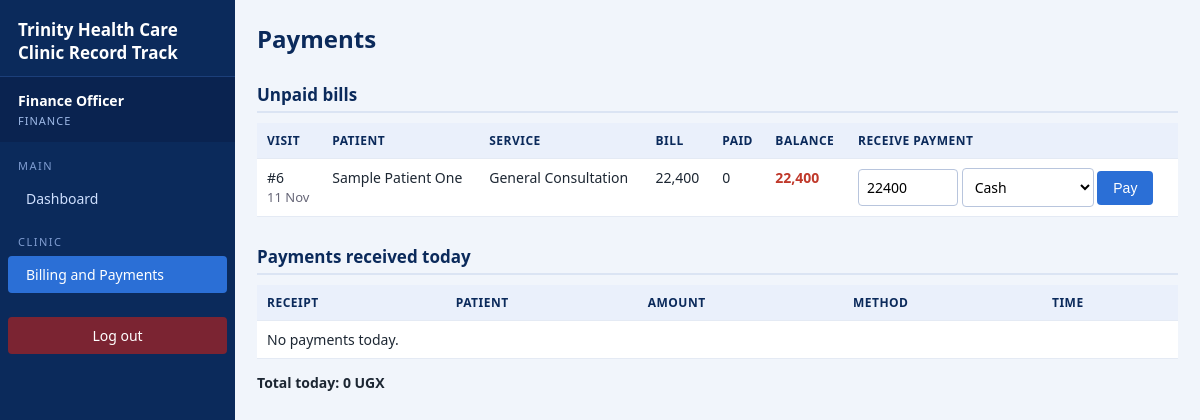
The app's page /payments.php (signed in) with its own data.
### tables this page shows
CREATE TABLE `visit` (
  `visit_id` int(11) NOT NULL,
  `patient_id` int(11) NOT NULL,
  `staff_id` int(11) NOT NULL,
  `service_id` int(11) NOT NULL,
  `visit_date` datetime DEFAULT current_timestamp(),
  `symptoms` text DEFAULT NULL,
  `diagnosis` text DEFAULT NULL,
  `next_visit_date` date DEFAULT NULL
);

CREATE TABLE `patient` (
  `patient_id` int(11) NOT NULL,
  `full_name` varchar(100) NOT NULL,
  `gender` enum('Female','Male') NOT NULL,
  `date_of_birth` date DEFAULT NULL,
  `phone` varchar(20) DEFAULT NULL,
  `address` varchar(150) DEFAULT NULL,
  `created_at` datetime DEFAULT current_timestamp()
);

CREATE TABLE `service` (
  `service_id` int(11) NOT NULL,
  `department_id` int(11) NOT NULL,
  `service_name` varchar(80) NOT NULL,
  `fee` decimal(10,0) NOT NULL
);

### includes/functions.php (called while the page is built, shortened)
<?php
function e($text) {
    return htmlspecialchars((string)$text, ENT_QUOTES, 'UTF-8');
}
function money($n) {
    return number_format((float)$n, 0) . ' UGX';
}
function visit_money($pdo, $visit_id) {
    $sql = "SELECT s.fee + COALESCE((SELECT SUM(pr.quantity * d.unit_price)
                                     FROM prescription pr
                                     JOIN drug d ON d.drug_id = pr.drug_id
                                     WHERE pr.visit_id = v.visit_id), 0) AS bill,
                   COALESCE((SELECT SUM(amount) FROM payment WHERE visit_id = v.visit_id), 0) AS paid
            FROM visit v
            JOIN service s ON s.service_id = v.service_id
            WHERE v.visit_id = ?";
    $stmt = $pdo->prepare($sql);
    $stmt->execute([$visit_id]);
    $row = $stmt->fetch();
    $row['balance'] = $row['bill'] - $row['paid'];
    return $row;
}

### payments.php (the view, shortened to what this page needs)
<?php
require_once __DIR__ . '/includes/auth.php';
$visits = $pdo->query("SELECT v.visit_id, v.visit_date, p.full_name, s.service_name
                       FROM visit v
                       JOIN patient p ON p.patient_id = v.patient_id
                       JOIN service s ON s.service_id = v.service_id
                       ORDER BY v.visit_date DESC LIMIT 100")->fetchAll();
$unpaid = [];
foreach ($visits as $v) {
    $m = visit_money($pdo, $v['visit_id']);
    if ($m['balance'] > 0) {
        $v['bill'] = $m['bill'];
        $v['paid'] = $m['paid'];
        $v['balance'] = $m['balance'];
        $unpaid[] = $v;
    }
}
$today = $pdo->query("SELECT pay.payment_id, pay.amount, pay.method, pay.payment_date, p.full_name
                      FROM payment pay
                      JOIN visit v ON v.visit_id = pay.visit_id
                      JOIN patient p ON p.patient_id = v.patient_id
                      WHERE DATE(pay.payment_date) = CURDATE() ORDER BY pay.payment_id DESC")->fetchAll();
include __DIR__ . '/includes/header.php';
?>
<h1>Payments</h1>
<h2>Unpaid bills</h2>
<table>
  <tr><th>Visit</th><th>Patient</th><th>Service</th><th>Bill</th><th>Paid</th><th>Balance</th><th>Receive payment</th></tr>
  <?php foreach ($unpaid as $v): ?>
    <tr>
      <td>#<?= e($v['visit_id']) ?><br><span class="small"><?= e(date('d M', strtotime($v['visit_date']))) ?></span></td>
      <td><?= e($v['full_name']) ?></td>
      <td><?= e($v['service_name']) ?></td>
      <td><?= number_format($v['bill']) ?></td>
      <td><?= number_format($v['paid']) ?></td>
      <td class="warn"><?= number_format($v['balance']) ?></td>
      <td>
        <form method="post" class="inline">
          <input type="number" name="amount" value="<?= e($v['balance']) ?>" min="1" max="<?= e($v['balance']) ?>" style="width:100px">
          <select name="method"><option>Cash</option><option>Mobile Money</option><option>Other</option></select>
          <button type="submit">Pay</button>
        </form>
      </td>
    </tr>
  <?php endforeach; ?>
</table>
<h2>Payments received today</h2>
<table>
  <tr><th>Receipt</th><th>Patient</th><th>Amount</th><th>Method</th><th>Time</th></tr>
  <?php $sum = 0; foreach ($today as $p): $sum += $p['amount']; ?>
    <tr>
      <td><a href="receipt.php?id=<?= e($p['payment_id']) ?>">#<?= e($p['payment_id']) ?></a></td>
      <td><?= e($p['full_name']) ?></td>
      <td><?= number_format($p['amount']) ?></td>
      <td><?= e($p['method']) ?></td>
      <td><?= e(date('H:i', strtotime($p['payment_date']))) ?></td>
    </tr>
  <?php endforeach; ?>
  <?php if (!$today): ?><tr><td colspan="5">No payments today.</td></tr><?php endif; ?>
</table>
<p><b>Total today: <?= money($sum) ?></b></p>
<?php include __DIR__ . '/includes/footer.php'; ?>

### style.css (style rules this page uses)
* { box-sizing: border-box; }
body { font-family: "Segoe UI", Calibri, Arial, sans-serif; margin: 0; background: #f1f5fb; color: #1d2733; font-size: 14px; }
h1 { color: #0b2a5b; margin: 0 0 14px; font-size: 24px; }
h2 { color: #0b2a5b; margin: 28px 0 10px; font-size: 17px; border-bottom: 2px solid #dbe4f3; padding-bottom: 5px; }
table { border-collapse: collapse; width: 100%; background: #fff; margin: 8px 0; }
th, td { border-bottom: 1px solid #e4eaf4; padding: 9px 10px; text-align: left; vertical-align: top; }
th { background: #eaf0fb; color: #0b2a5b; font-size: 12px; text-transform: uppercase; letter-spacing: .5px; }
input, select, textarea { padding: 8px; border: 1px solid #b8c5dd; border-radius: 4px; font-family: inherit; font-size: 14px; background: #fff; }
input[type=text], input[type=password], input[type=date], input[type=number], select, textarea { width: 100%; }
button, .btn { background: #2b6fd6; color: #fff; border: 0; padding: 9px 16px; border-radius: 4px; cursor: pointer; text-decoration: none; display: inline-block; font-size: 14px; }
.inline input, .inline select { width: auto; }
.warn { color: #c0392b; font-weight: 700; }
.small { color: #667; font-size: 13px; }

### records on screen
visit: visit_id "6", visit_date "11 Nov", patient.full_name "Sample Patient One", service.service_name "General Consultation", bill "22,400", paid "0", balance "22,400", amount "22400"

### other values on screen
$_SESSION['name'] "Finance Officer"
$_SESSION['role'] "FINANCE"
$label "Dashboard Billing and Payments"
money($sum) "0 UGX"
